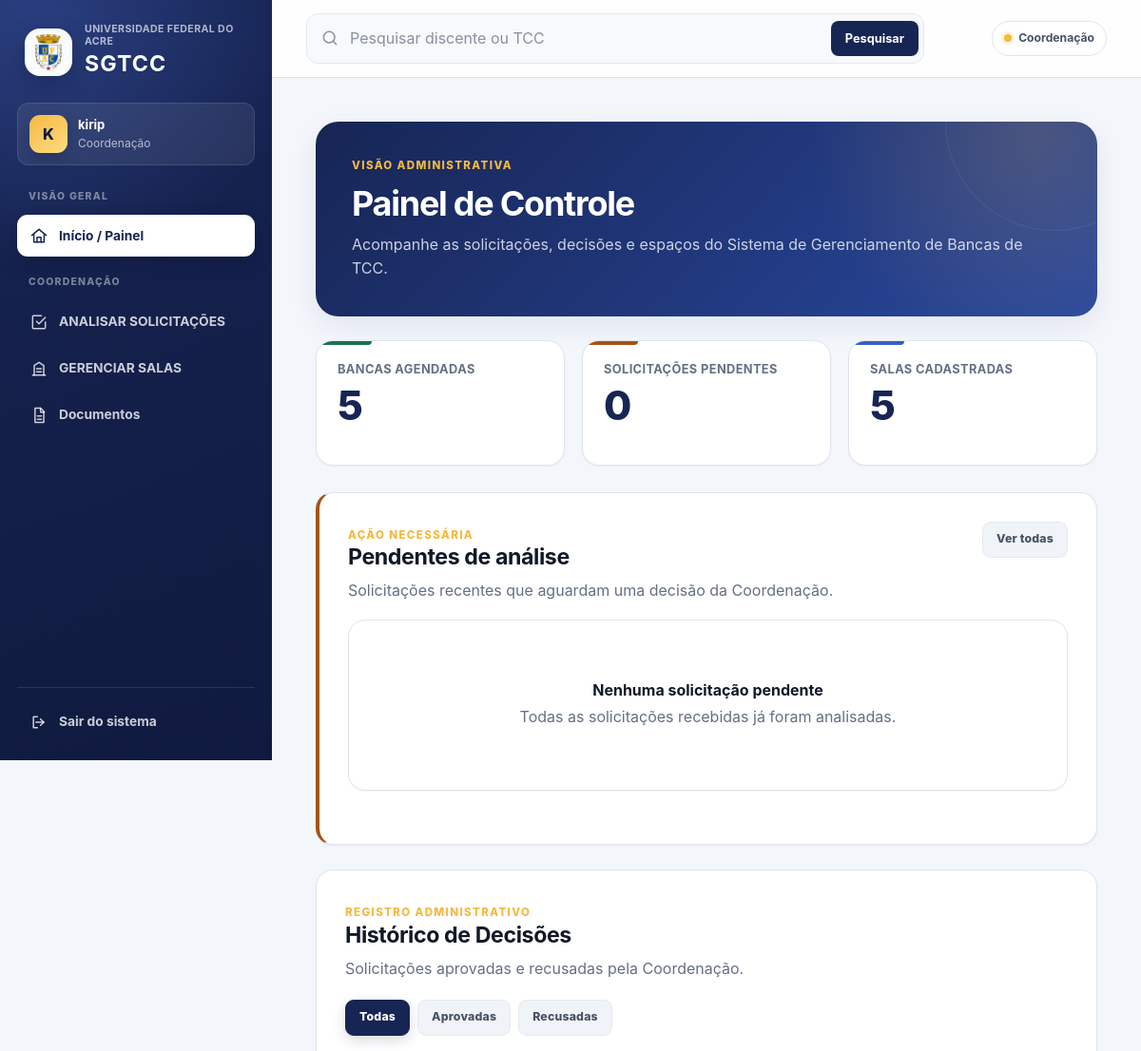
/dashboard/ (signed in, upper part), run on an earlier commit of the app's database.
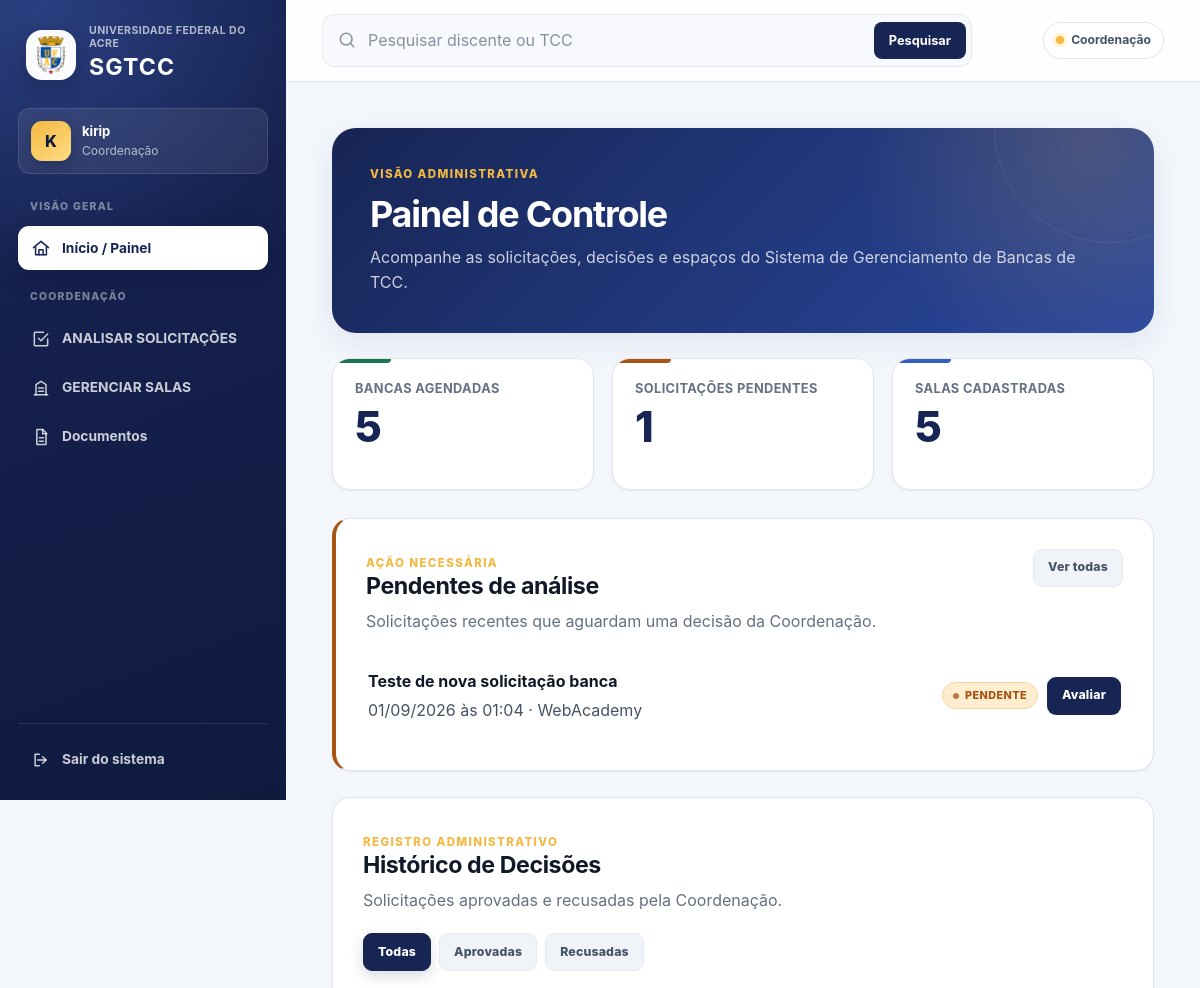
And on a later commit of the database.
### bancasapp/models.py (models this page shows, shortened)
class SolicitacaoAgendamento(models.Model):
    STATUS_SOLICITACAO = (
        ('EM_ANÁLISE', 'Em Análise'),
        ('APROVADA', 'Aprovada'),
        ('RECUSADA', 'Recusada'),
        ('EXPIRADA', 'Expirada'),
    )
    usuario_solicitante = models.ForeignKey(
        pUsuario,
        on_delete=models.CASCADE,
        related_name='solicitacoes_enviadas'
    )
    projeto_tcc = models.ForeignKey(
        ProjetoTCC,
        on_delete=models.CASCADE
    )
    espaco = models.ForeignKey(
        EspacoFisico,
        on_delete=models.PROTECT
    )
    opcao_data_inicio = models.DateTimeField()
    opcao_data_fim = models.DateTimeField()
    arquivo_tcc = models.FileField(
        upload_to='tcc/solicitacoes/%Y/%m/',
        validators=[
            FileExtensionValidator(
                allowed_extensions=['pdf']
            )
        ],
        blank=True,
        verbose_name='Arquivo do TCC'
    )
    status = models.CharField(
        max_length=15,
        choices=STATUS_SOLICITACAO,
        default='EM_ANÁLISE'
    )
    data_solicitacao = models.DateTimeField(
        default=timezone.now,
        editable=False
    )
    data_decisao = models.DateTimeField(
        null=True,
        blank=True,
        editable=False
    )
    decidida_por = models.ForeignKey(
        User,
        on_delete=models.SET_NULL,
        null=True,
        blank=True,
        related_name='solicitacoes_decididas',
        editable=False
    )
    motivo_decisao = models.TextField(
        blank=True
    )

class ProjetoTCC(models.Model):
    STATUS_TIPO = (
        ('EM_ANÁLISE', 'Em Análise'),
        ('APROVADO', 'Aprovado'),
        ('RECUSADA', 'Recusada'),
    )
    titulo = models.CharField(max_length=255)
    resumo = models.TextField()
    semestre_letivo = models.CharField(max_length=6)
    discente = models.ForeignKey(Discente, on_delete=models.CASCADE)
    status = models.CharField(max_length=15, choices=STATUS_TIPO, default='EM_ANÁLISE')

class EspacoFisico(models.Model):
    nome = models.CharField(
        max_length=255
    )
    ativo = models.BooleanField(
        default=True
    )
    class Meta:
        ordering = ['nome']
        verbose_name = 'Espaço físico'
        verbose_name_plural = 'Espaços físicos'

### bancasapp/views.py (the view, shortened to what this page needs)
@usuario_interno_required
def dashboard(request):
    expirar_solicitacoes_vencidas()
    atualizar_status_bancas()
    is_coordenacao = usuario_e_coordenacao(
        request.user
    )
    historico_decisoes = None
    status_historico = ''
    if is_coordenacao:
        total_bancas = BancaTCC.objects.count()
        total_pendentes = (
            SolicitacaoAgendamento.objects.filter(
                status='EM_ANÁLISE'
            ).count()
        )
        ultimos_pedidos = (
            SolicitacaoAgendamento.objects
            .select_related(
                'projeto_tcc',
                'projeto_tcc__discente',
                'espaco',
                'usuario_solicitante',
                'usuario_solicitante__usuario'
            )
            .filter(
                status='EM_ANÁLISE'
            )
            .order_by('-data_solicitacao', '-id')[:5]
        )
        status_historico = (
            request.GET.get('historico', '').strip()
        )
        if status_historico not in [
            'APROVADA',
            'RECUSADA'
        ]:
            status_historico = ''
        historico_queryset = (
            SolicitacaoAgendamento.objects
            .select_related(
                'projeto_tcc',
                'projeto_tcc__discente',
                'espaco',
                'usuario_solicitante',
                'usuario_solicitante__usuario',
                'decidida_por',
            )
            .filter(
                status__in=['APROVADA', 'RECUSADA']
            )
            .order_by(
                '-data_decisao',
                '-id'
            )
        )
        if status_historico:
            historico_queryset = (
                historico_queryset.filter(
                    status=status_historico
                )
            )
        paginador = Paginator(
            historico_queryset,
            10
        )
        numero_pagina = request.GET.get('pagina')
        historico_decisoes = paginador.get_page(
            numero_pagina
        )
    total_salas = EspacoFisico.objects.count()
    contexto = {
        'total_bancas': total_bancas,
        'total_pendentes': total_pendentes,
        'total_salas': total_salas,
        'is_coordenacao': is_coordenacao,
        'ultimos_pedidos': ultimos_pedidos,
        'historico_decisoes': historico_decisoes,
        'status_historico': status_historico,
    }
    return render(
        request,
        'dashboard.html',
        contexto
    )

### bancasapp/models.py (called while the page is built)
    def __str__(self):
        nome_exibicao = (
            self.usuario.get_full_name().strip()
            or self.usuario.username
        )
        return (
            f'{nome_exibicao} '
            f'({self.get_perfil_display()})'
        )

### bancasapp/permissions.py (called while the page is built, shortened)
def usuario_e_coordenacao(user):
    if not user.is_authenticated or not user.is_active:
        return False
    if user.is_superuser:
        return True
    return pUsuario.objects.filter(
        usuario=user,
        perfil='COORDENACAO'
    ).exists()

def usuario_interno_required(view_func):
    @login_required(login_url='login')
    @wraps(view_func)
    def wrapper(request, *args, **kwargs):
        usuario_permitido = (
            usuario_e_coordenacao(request.user)
            or usuario_e_docente(request.user)
        )
        if usuario_permitido:
            return view_func(
                request,
                *args,
                **kwargs
            )
    return wrapper

### templates/dashboard.html (shortened to what the changed rows need)
{% extends 'base.html' %}
{% block content %}
    <section class="dashboard-header">
        <h1>Painel de Controle</h1>
    </section>
    <section
        class="dashboard-cards"
        aria-label="Resumo do sistema"
    >
        <article class="card card-alerta">
            <h3>Solicitações pendentes</h3>
            <p>{{ total_pendentes }}</p>
        </article>
    </section>
    {% if is_coordenacao %}
        <section class="coordenacao-panel">
            <div class="panel-header">
                <div>
                    <h2>Pendentes de análise</h2>
                </div>
            </div>
            {% if ultimos_pedidos %}
                <ul class="lista-pendencias">
                    {% for pedido in ultimos_pedidos %}
                        <li class="item-pendencia">
                            <div class="item-pendencia-conteudo">
                                <strong>
                                    {{ pedido.projeto_tcc.titulo }}
                                </strong>
                                <span>
                                    {{ pedido.opcao_data_inicio|date:"d/m/Y" }}
                                    às
                                    {{ pedido.opcao_data_inicio|date:"H:i" }}
                                    · {{ pedido.espaco.nome }}
                                </span>
                            </div>
                            <div class="item-pendencia-acoes">
                                <span class="status-badge status-analise">
                                    Pendente
                                </span>
                                <a
                                    href="{% url 'avaliar_solicitacao' pedido.id %}"
                                    class="btn-download"
                                >
                                    Avaliar
                                </a>
                            </div>
                        </li>
                    {% endfor %}
                </ul>
            {% else %}
                <div class="sem-resultados">
                    <h3>Nenhuma solicitação pendente</h3>
                    <p>
                        Todas as solicitações recebidas já foram analisadas.
                    </p>
                </div>
            {% endif %}
        </section>
        <section class="table-container">
            <div class="section-header">
                <div>
                    <h2>Histórico de Decisões</h2>
                </div>
            </div>
        </section>
    {% endif %}
{% endblock %}

What changed in the data, as far as the page shows it:
added SolicitacaoAgendamento: projeto_tcc.titulo "Teste de nova solicitação banca", opcao_data_inicio "01/09/2026", opcao_data_inicio "01:04", espaco.nome "WebAcademy"
Also different on the page:
{{ total_pendentes }}: "0" → "1"
text no longer shown: "Nenhuma solicitação pendente Todas as solicitações recebidas já foram analisadas."
